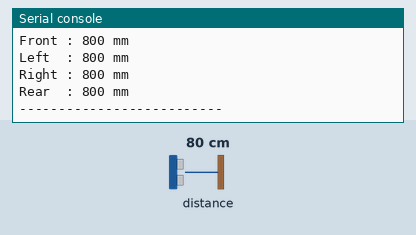
Bench run of a program on a simulated Raspberry Pi Pico running MicroPython. Parts: the last lines printed to the serial console. The test bench sets the inputs (shaded band); at power-on: distance to the obstacle 80 cm.

Above: at 1.2 s.
1.3 s: distance to the obstacle set to 2 cm
At 1.63 s:
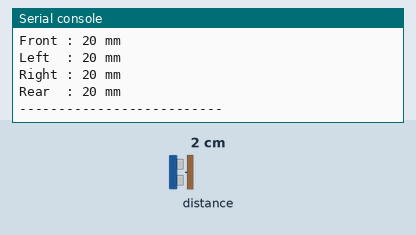
2.8 s: distance to the obstacle set to 4 cm
At 2.97 s:
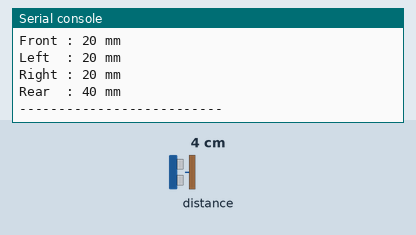
Timing chart, 0 to 5.8 s (numbered marks = the images above; inputs shaded):
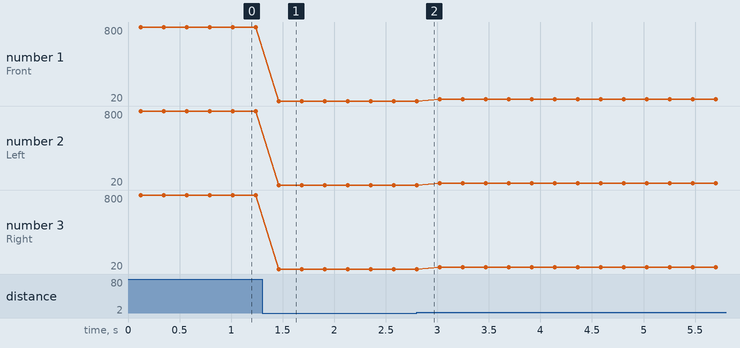

Measured:
- after the input at 1.3 s, the serial console: prints a new line after 0.16 s (image 1)
- after the input at 2.8 s, the serial console: prints a new line at once (image 2)
- plotted number 1: 800 → 20 after the input at 1.3 s, 20 → 40 after the input at 2.8 s
- plotted number 2: 800 → 20 after the input at 1.3 s, 20 → 40 after the input at 2.8 s
- plotted number 3: 800 → 20 after the input at 1.3 s, 20 → 40 after the input at 2.8 s

The program:

distance.py
```python
r"""Four VL53L0X distance sensors behind one TCA9548A multiplexer.  MicroPython.

Layout, looking down on the robot:

            left \  | front |  / right
             -45deg |  0deg |  +45deg
                 [ camera ]
                 [  robot ]
                    rear
                   180deg

The left and right sensors sit either side of the camera at 45 degrees, so they
see the forward diagonals - they are NOT side-facing. A reading of D on one of
them means roughly D x 0.71 of clearance both ahead and to that side.

Reads and reports only - no navigation, no avoidance, no motor control.

On the Pico:  mpremote run distance.py   (needs vl53l0x.py on the board)
On a laptop:  python3 -c "import distance; distance.selftest()"
"""

# --- 1. Imports -------------------------------------------------------------
try:
    from machine import I2C, Pin        # type: ignore
    from time import sleep_ms           # type: ignore
except ImportError:                     # laptop: the mux logic is still testable
    I2C = Pin = None

    def sleep_ms(ms):
        pass

# Separate block on purpose. A missing driver file must cost us this sensor and
# nothing else - sharing the try above would take I2C down with it, and every
# other sensor on the bus with that.
try:
    from vl53l0x import VL53L0X         # type: ignore  - third-party driver
except ImportError:
    VL53L0X = None

# --- 2. Configuration -------------------------------------------------------
I2C_ID = 0                  # GP4/GP5 are I2C0
SDA_PIN = 4
SCL_PIN = 5
I2C_FREQ = 400_000

TCA_ADDRESS = 0x70

# (name, mux channel, angle in degrees: negative = left of straight ahead)
# A tuple, not a dict: MicroPython does not guarantee dict ordering, and the
# printout should always read front, left, right, rear in that order.
# Channels 1 and 2 belong to the colour sensor and the IMU - left alone.
SENSORS = (
    ("front", 0, 0),
    ("left", 3, -45),
    ("right", 4, 45),
    ("rear", 5, 180),
)

READ_INTERVAL_MS = 100

# --- 3. I2C initialization --------------------------------------------------
i2c = I2C(I2C_ID, sda=Pin(SDA_PIN), scl=Pin(SCL_PIN), freq=I2C_FREQ) if I2C else None


# --- 4. Multiplexer ---------------------------------------------------------
def select_channel(channel):
    """Point the TCA9548A at one channel.

    The control register is a single byte where each bit is one channel, so
    channel 3 means bit 3, i.e. 0b00001000. Exactly one bit at a time keeps one
    sensor on the bus, which is what lets four chips that all answer to 0x29
    share it.
    """
    i2c.writeto(TCA_ADDRESS, bytes([1 << channel]))


# --- 5. Sensor initialization -----------------------------------------------
def setup_sensors():
    """Bring up every sensor. A failure here is recorded, not raised."""
    if VL53L0X is None:
        print("VL53L0X driver missing - copy vl53l0x.py to the board")
        return {name: None for name, _, _ in SENSORS}

    sensors = {}
    for name, channel, angle in SENSORS:
        try:
            select_channel(channel)
            sensor = VL53L0X(i2c)
            if hasattr(sensor, "start"):    # some driver versions need this
                sensor.start()
            sensors[name] = sensor
            print("%-5s ready  channel %d  facing %+d deg" % (name, channel, angle))
        except Exception as error:
            sensors[name] = None
            print("%-5s FAILED channel %d  -" % (name, channel), error)
    return sensors


# --- 6. Distance reading ----------------------------------------------------
def read_distance(sensor, channel):
    """Distance in mm, or None if this sensor cannot be read right now.

    Everything is caught: a sensor that browns out, is unplugged mid-run, or
    holds the bus must not take the other three down with it.
    """
    if sensor is None:
        return None
    try:
        select_channel(channel)
        return sensor.read()            # driver variants: .read() / .ping() / .range
    except Exception:
        return None


def read_all(sensors):
    """One sweep of all four, keyed by position name. None means that one failed."""
    return {name: read_distance(sensors[name], channel)
            for name, channel, _ in SENSORS}


def as_mm(distance):
    return "ERROR" if distance is None else "%d mm" % distance


# --- 7. Main loop -----------------------------------------------------------
def main():
    sensors = setup_sensors()
    print("-" * 26)

    while True:
        readings = read_all(sensors)

        # Named by position, so whatever consumes these later reads plainly.
        front_distance = readings["front"]
        left_distance = readings["left"]
        right_distance = readings["right"]
        rear_distance = readings["rear"]

        print("Front : %s" % as_mm(front_distance))
        print("Left  : %s" % as_mm(left_distance))
        print("Right : %s" % as_mm(right_distance))
        print("Rear  : %s" % as_mm(rear_distance))
        print("-" * 26)

        sleep_ms(READ_INTERVAL_MS)


def selftest():
    global i2c

    class _FakeI2C:             # test double, not part of the module
        def __init__(self):
            self.written = []

        def writeto(self, address, data):
            self.written.append((address, data))

    class _FakeSensor:
        def __init__(self, value):
            self.value = value

        def read(self):
            if self.value is None:
                raise OSError("sensor gone")
            return self.value

    i2c = _FakeI2C()

    # one bit per channel, and only ever one bit at a time
    for name, channel, angle in SENSORS:
        select_channel(channel)
    masks = [data[0] for _, data in i2c.written]
    assert masks == [0x01, 0x08, 0x10, 0x20], masks
    assert all(address == TCA_ADDRESS for address, _ in i2c.written)
    assert all(bin(mask).count("1") == 1 for mask in masks)

    # channels 1 and 2 are never touched - they belong to the colour sensor and IMU
    assert not any(mask & 0b0000_0110 for mask in masks)

    # the four positions are the ones the main loop unpacks, and the diagonals
    # are mirrored either side of straight ahead
    angles = {name: angle for name, _, angle in SENSORS}
    assert set(angles) == {"front", "left", "right", "rear"}, angles
    assert angles["front"] == 0 and angles["left"] == -angles["right"]

    # a good sensor reads, a dead one returns None instead of raising
    assert read_distance(_FakeSensor(421), 0) == 421
    assert read_distance(_FakeSensor(None), 0) is None
    assert read_distance(None, 0) is None

    # one dead sensor must not lose the other three
    sensors = {"front": _FakeSensor(421), "left": _FakeSensor(None),
               "right": _FakeSensor(205), "rear": None}
    readings = read_all(sensors)
    assert readings == {"front": 421, "left": None, "right": 205, "rear": None}, readings
    assert as_mm(readings["front"]) == "421 mm"
    assert as_mm(readings["left"]) == "ERROR"

    print("selftest ok  masks:", [hex(m) for m in masks], " angles:", angles)


if __name__ == "__main__":
    main()
```
